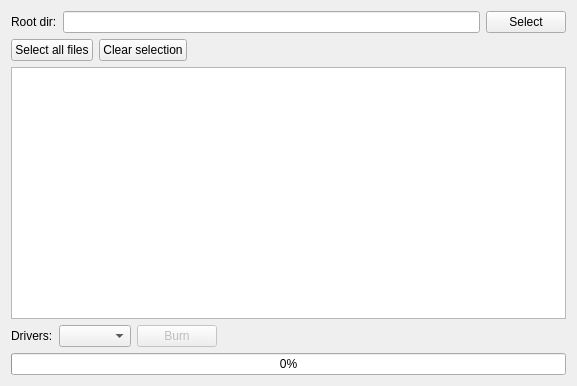
<?xml version="1.0" encoding="UTF-8"?>
<ui version="4.0">
 <class>WriteCdWidget</class>
 <widget class="QWidget" name="WriteCdWidget">
  <property name="geometry">
   <rect>
    <x>0</x>
    <y>0</y>
    <width>577</width>
    <height>386</height>
   </rect>
  </property>
  <property name="windowTitle">
   <string>Form</string>
  </property>
  <layout class="QVBoxLayout" name="verticalLayout">
   <item>
    <layout class="QHBoxLayout" name="horizontalLayout_3">
     <item>
      <widget class="QLabel" name="label">
       <property name="text">
        <string>Root dir:</string>
       </property>
      </widget>
     </item>
     <item>
      <widget class="QLineEdit" name="rootDirLineEdit"/>
     </item>
     <item>
      <widget class="QPushButton" name="selectRootDirButton">
       <property name="text">
        <string>Select</string>
       </property>
      </widget>
     </item>
    </layout>
   </item>
   <item>
    <layout class="QHBoxLayout" name="horizontalLayout">
     <item>
      <widget class="QPushButton" name="addFilesButton">
       <property name="text">
        <string>Select all files</string>
       </property>
      </widget>
     </item>
     <item>
      <widget class="QPushButton" name="clearFilesButton">
       <property name="text">
        <string>Clear selection</string>
       </property>
      </widget>
     </item>
     <item>
      <spacer name="horizontalSpacer_2">
       <property name="orientation">
        <enum>Qt::Horizontal</enum>
       </property>
       <property name="sizeHint" stdset="0">
        <size>
         <width>40</width>
         <height>20</height>
        </size>
       </property>
      </spacer>
     </item>
    </layout>
   </item>
   <item>
    <widget class="QTreeView" name="allFilesTreeView">
     <property name="selectionMode">
      <enum>QAbstractItemView::SingleSelection</enum>
     </property>
    </widget>
   </item>
   <item>
    <layout class="QHBoxLayout" name="horizontalLayout_2">
     <item>
      <widget class="QLabel" name="label_2">
       <property name="sizePolicy">
        <sizepolicy hsizetype="Minimum" vsizetype="Preferred">
         <horstretch>0</horstretch>
         <verstretch>0</verstretch>
        </sizepolicy>
       </property>
       <property name="text">
        <string>Drivers:</string>
       </property>
      </widget>
     </item>
     <item>
      <widget class="QComboBox" name="driversComboBox"/>
     </item>
     <item>
      <widget class="QPushButton" name="burnCdButton">
       <property name="enabled">
        <bool>false</bool>
       </property>
       <property name="toolTip">
        <string>Burn disk</string>
       </property>
       <property name="text">
        <string>Burn</string>
       </property>
      </widget>
     </item>
     <item>
      <spacer name="horizontalSpacer">
       <property name="orientation">
        <enum>Qt::Horizontal</enum>
       </property>
       <property name="sizeHint" stdset="0">
        <size>
         <width>30</width>
         <height>20</height>
        </size>
       </property>
      </spacer>
     </item>
    </layout>
   </item>
   <item>
    <widget class="QProgressBar" name="progressBar">
     <property name="value">
      <number>0</number>
     </property>
    </widget>
   </item>
  </layout>
 </widget>
 <resources/>
 <connections/>
</ui>
